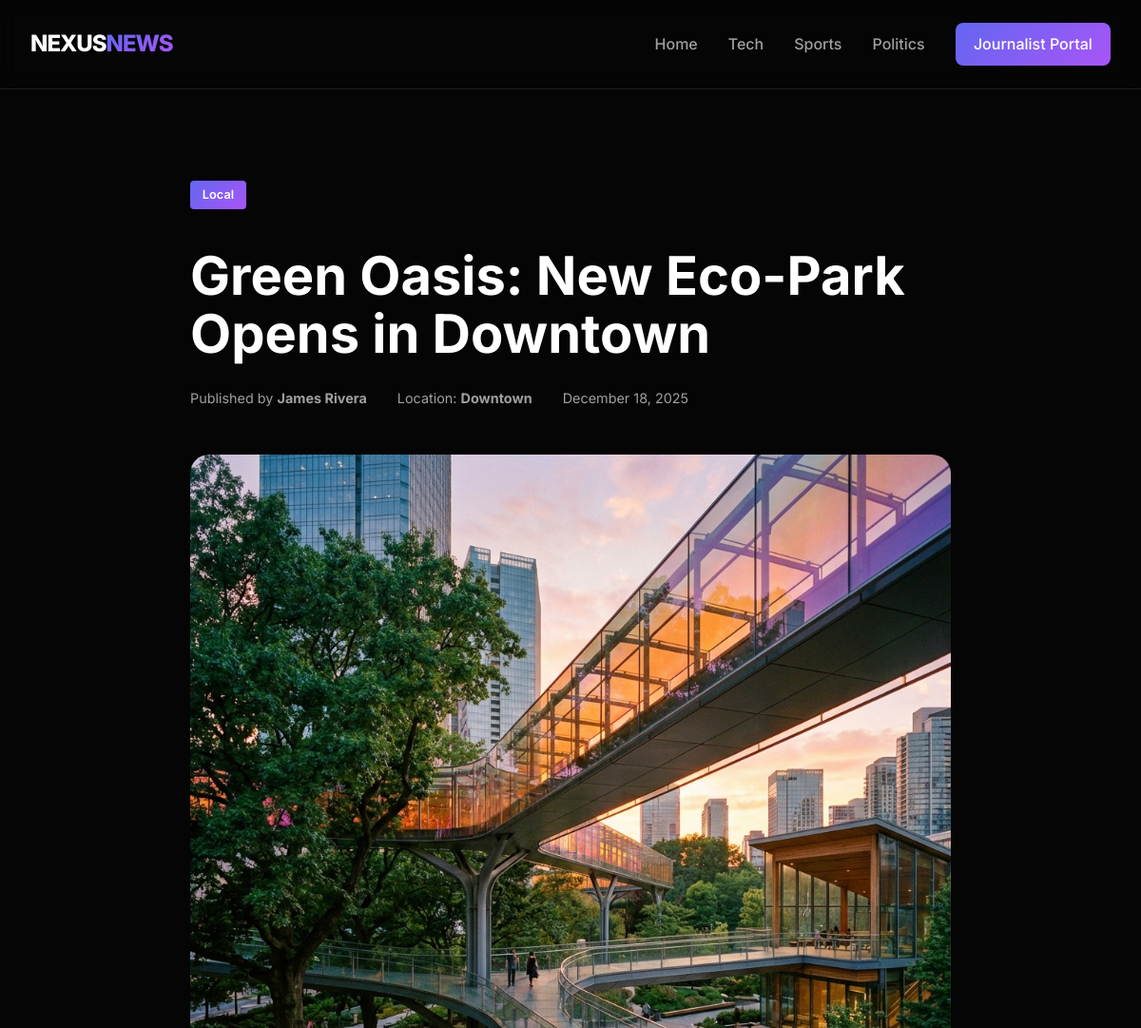
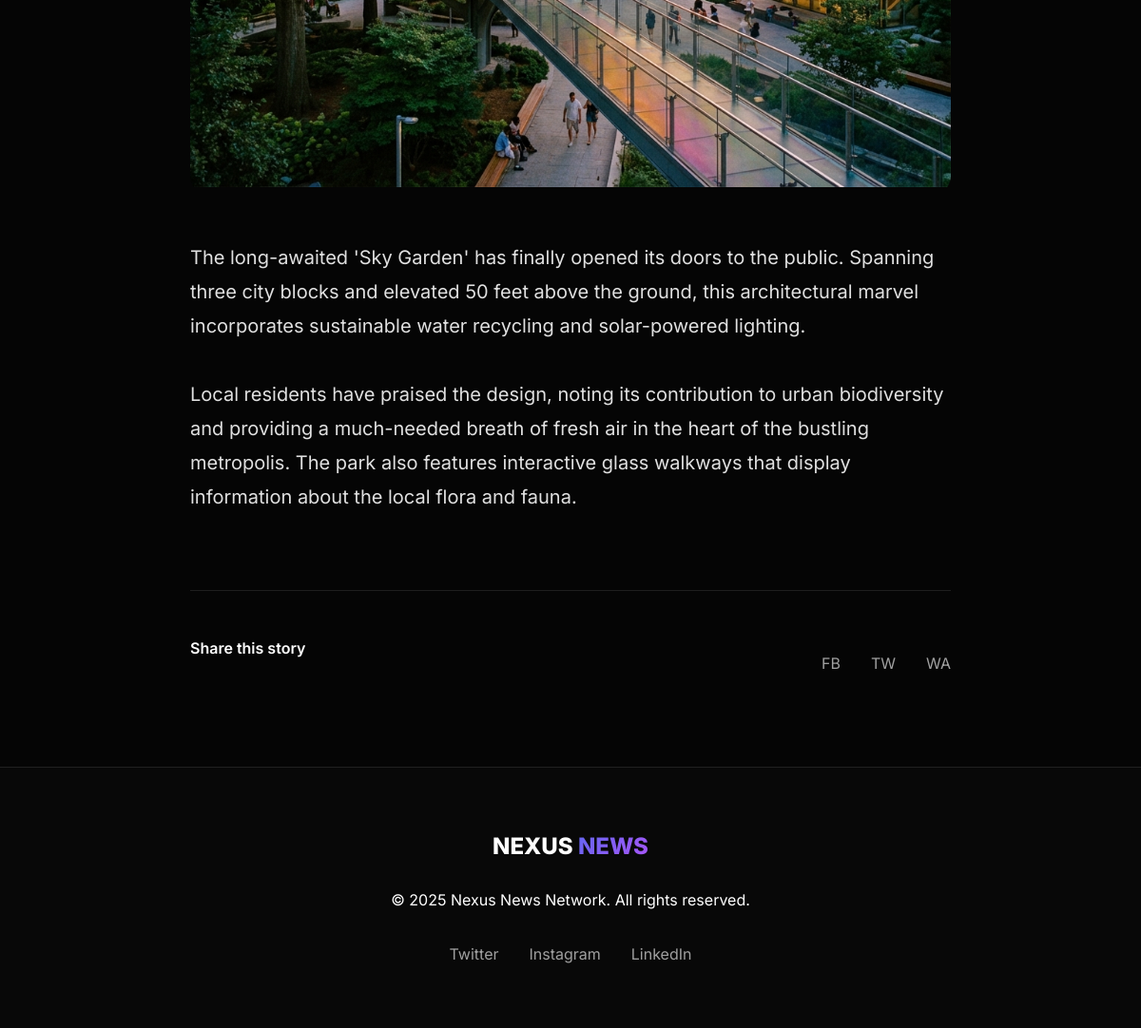
The page /news/2 on the database its author committed (2 pictures, top to bottom).
### app.py (models this page shows, shortened)
class News(db.Model):
    id = db.Column(db.Integer, primary_key=True)
    title = db.Column(db.String(200), nullable=False)
    content = db.Column(db.Text, nullable=False)
    author = db.Column(db.String(100), nullable=False)
    category = db.Column(db.String(50), nullable=False)
    image_url = db.Column(db.String(300))
    video_url = db.Column(db.String(300))
    area = db.Column(db.String(100)) # User area
    created_at = db.Column(db.DateTime, default=datetime.utcnow)

### app.py (the view)
@app.route('/news/<int:id>')
def news_detail(id):
    news = News.query.get_or_404(id)
    return render_template('article.html', news=news)

### templates/article.html
{% extends 'base.html' %}
{% block content %}
<article class="article-detail" style="max-width: 800px; margin: 0 auto; padding-top: 4rem;">
    <div class="article-header" style="margin-bottom: 3rem;">
        <span class="tag">{{ news.category }}</span>
        <h1 style="font-size: 3.5rem; line-height: 1.1; margin: 1.5rem 0;">{{ news.title }}</h1>
        <div class="article-meta" style="display: flex; gap: 2rem; color: var(--text-secondary); font-size: 0.9rem;">
            <span>Published by <strong>{{ news.author }}</strong></span>
            <span>Location: <strong>{{ news.area if news.area else 'Global' }}</strong></span>
            <span>{{ news.created_at.strftime('%B %d, %Y') }}</span>
        </div>
    </div>
    {% if news.video_url %}
    <div class="video-container" style="margin-bottom: 3rem; border-radius: 20px; overflow: hidden; background: black;">
        <video controls style="width: 100%; max-height: 500px; display: block;">
            <source src="{{ news.video_url }}" type="video/mp4">
            Your browser does not support the video tag.
        </video>
    </div>
    {% elif news.image_url %}
    <div class="image-container" style="margin-bottom: 3rem; border-radius: 20px; overflow: hidden;">
        <img src="{{ news.image_url }}" alt="Article Image" style="width: 100%; object-fit: cover;">
    </div>
    {% endif %}
    <div class="article-content" style="font-size: 1.25rem; color: #e0e0e0; line-height: 1.8;">
        {{ news.content | replace('\n', '<br>') | safe }}
    </div>
    <div class="share-section"
        style="margin-top: 5rem; padding-top: 2rem; border-top: 1px solid var(--glass-border); display: flex; justify-content: space-between; align-items: center;">
        <p style="font-weight: 600;">Share this story</p>
        <div class="socials">
            <a href="#">FB</a>
            <a href="#">TW</a>
            <a href="#">WA</a>
        </div>
    </div>
</article>
{% endblock %}

### static/css/style.css (style rules this page uses)
:root { --bg-color: #050505; --text-primary: #ffffff; --text-secondary: #a0a0a0; --accent-color: #6366f1; --accent-gradient: linear-gradient(135deg, #6366f1 0%, #a855f7 100%); --card-bg: rgba(255, 255, 255, 0.03); --glass-border: rgba(255, 255, 255, 0.1); --nav-bg: rgba(5, 5, 5, 0.8); }
* { margin: 0; padding: 0; box-sizing: border-box; }
body { background-color: var(--bg-color); color: var(--text-primary); font-family: 'Inter', sans-serif; line-height: 1.6; overflow-x: hidden; }
.tag { background: var(--accent-gradient); padding: 0.3rem 0.8rem; border-radius: 4px; font-size: 0.8rem; font-weight: 600; margin-bottom: 1rem; display: inline-block; }
.socials { margin-top: 2rem; display: flex; justify-content: center; gap: 2rem; }
.socials a { color: var(--text-secondary); text-decoration: none; transition: color 0.3s ease; }

### rows shown on the page
News: category "Local", title "Green Oasis: New Eco-Park Opens in Downtown", author "James Rivera", area "Downtown", created_at "December 18, 2025", image_url (picture), content "The long-awaited 'Sky Garden' has finally opened its doors to the public. Spanning three city blocks and elevated 50 feet above the ground, this architectural marvel incorporates sustainable water recycling and solar-powered lighting. Local residents have praised the design, noting its contribution to urban biodiversity and providing a much-needed breath of fresh air in the heart of the bustling metropolis. The park also features interactive glass walkways that display information about the local flora and fauna."
